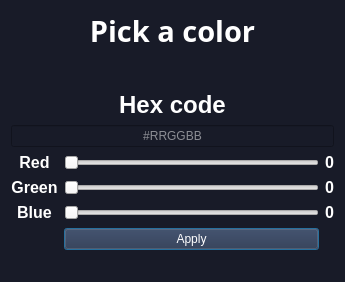
<?xml version="1.0" encoding="UTF-8"?>
<ui version="4.0">
 <class>Dialog</class>
 <widget class="QDialog" name="Dialog">
  <property name="geometry">
   <rect>
    <x>0</x>
    <y>0</y>
    <width>345</width>
    <height>282</height>
   </rect>
  </property>
  <property name="windowTitle">
   <string>Dialog</string>
  </property>
  <property name="layoutDirection">
   <enum>Qt::LeftToRight</enum>
  </property>
  <property name="styleSheet">
   <string notr="true">QDialog{
	background-color : #181b28;
	color : white;
}</string>
  </property>
  <layout class="QGridLayout" name="gridLayout">
   <item row="15" column="2">
    <widget class="QLabel" name="BlueValue">
     <property name="text">
      <string>&lt;html&gt;&lt;head/&gt;&lt;body&gt;&lt;p&gt;&lt;span style=&quot; font-size:12pt; font-weight:600; color:#ffffff;&quot;&gt;0&lt;/span&gt;&lt;/p&gt;&lt;/body&gt;&lt;/html&gt;</string>
     </property>
    </widget>
   </item>
   <item row="11" column="2">
    <widget class="QLabel" name="RedValue">
     <property name="text">
      <string>&lt;html&gt;&lt;head/&gt;&lt;body&gt;&lt;p&gt;&lt;span style=&quot; font-size:12pt; font-weight:600; color:#ffffff;&quot;&gt;0&lt;/span&gt;&lt;/p&gt;&lt;/body&gt;&lt;/html&gt;</string>
     </property>
    </widget>
   </item>
   <item row="15" column="1">
    <widget class="QSlider" name="BlueSlider">
     <property name="styleSheet">
      <string notr="true">QSlider::groove:horizontal {
    background: #2a2f45;
    height: 6px;
}

QSlider::handle:horizontal {
    background: white;
    width: 14px;
    height: 14px;
    margin: -5px 0;
}


QSlider::sub-page:horizontal {
    background: #4a90e2;
}
&quot;&quot;&quot;)

</string>
     </property>
     <property name="maximum">
      <number>255</number>
     </property>
     <property name="orientation">
      <enum>Qt::Horizontal</enum>
     </property>
    </widget>
   </item>
   <item row="11" column="1">
    <widget class="QSlider" name="RedSlider">
     <property name="styleSheet">
      <string notr="true">QSlider::groove:horizontal {
    background: #2a2f45;
    height: 6px;
}

QSlider::handle:horizontal {
    background: white;
    width: 14px;
    height: 14px;
    margin: -5px 0;
}


QSlider::sub-page:horizontal {
    background: #4a90e2;
}
&quot;&quot;&quot;)

</string>
     </property>
     <property name="maximum">
      <number>255</number>
     </property>
     <property name="orientation">
      <enum>Qt::Horizontal</enum>
     </property>
    </widget>
   </item>
   <item row="13" column="0">
    <widget class="QLabel" name="Green_text">
     <property name="text">
      <string>&lt;html&gt;&lt;head/&gt;&lt;body&gt;&lt;p align=&quot;center&quot;&gt;&lt;span style=&quot; font-size:12pt; font-weight:600; color:#ffffff;&quot;&gt;Green&lt;/span&gt;&lt;/p&gt;&lt;/body&gt;&lt;/html&gt;</string>
     </property>
    </widget>
   </item>
   <item row="6" column="0" colspan="3">
    <widget class="QLabel" name="HexCode_Title">
     <property name="text">
      <string>&lt;html&gt;&lt;head/&gt;&lt;body&gt;&lt;p align=&quot;center&quot;&gt;&lt;span style=&quot; font-size:18pt; font-weight:600; color:#ffffff;&quot;&gt;Hex code&lt;/span&gt;&lt;/p&gt;&lt;/body&gt;&lt;/html&gt;</string>
     </property>
    </widget>
   </item>
   <item row="1" column="0" colspan="3">
    <widget class="QLabel" name="Title">
     <property name="font">
      <font>
       <family>Pixelon</family>
      </font>
     </property>
     <property name="text">
      <string>&lt;html&gt;&lt;head/&gt;&lt;body&gt;&lt;p align=&quot;center&quot;&gt;&lt;span style=&quot; font-size:22pt; font-weight:600; color:#ffffff;&quot;&gt;Pick a color&lt;/span&gt;&lt;/p&gt;&lt;/body&gt;&lt;/html&gt;</string>
     </property>
    </widget>
   </item>
   <item row="13" column="1">
    <widget class="QSlider" name="GreenSlider">
     <property name="styleSheet">
      <string notr="true">QSlider::groove:horizontal {
    background: #2a2f45;
    height: 6px;
}

QSlider::handle:horizontal {
    background: white;
    width: 14px;
    height: 14px;
    margin: -5px 0;
}


QSlider::sub-page:horizontal {
    background: #4a90e2;
}
&quot;&quot;&quot;)

</string>
     </property>
     <property name="maximum">
      <number>255</number>
     </property>
     <property name="orientation">
      <enum>Qt::Horizontal</enum>
     </property>
    </widget>
   </item>
   <item row="13" column="2">
    <widget class="QLabel" name="GreenValue">
     <property name="text">
      <string>&lt;html&gt;&lt;head/&gt;&lt;body&gt;&lt;p&gt;&lt;span style=&quot; font-size:12pt; font-weight:600; color:#ffffff;&quot;&gt;0&lt;/span&gt;&lt;/p&gt;&lt;/body&gt;&lt;/html&gt;</string>
     </property>
    </widget>
   </item>
   <item row="16" column="1">
    <widget class="QPushButton" name="btnApply">
     <property name="styleSheet">
      <string notr="true">QPushButton{
	background-color : #2a2f45;
	color : white;
	
}
</string>
     </property>
     <property name="text">
      <string>Apply</string>
     </property>
    </widget>
   </item>
   <item row="15" column="0">
    <widget class="QLabel" name="BlueText">
     <property name="text">
      <string>&lt;html&gt;&lt;head/&gt;&lt;body&gt;&lt;p align=&quot;center&quot;&gt;&lt;span style=&quot; font-size:12pt; font-weight:600; color:#ffffff;&quot;&gt;Blue&lt;/span&gt;&lt;/p&gt;&lt;/body&gt;&lt;/html&gt;</string>
     </property>
    </widget>
   </item>
   <item row="4" column="0" rowspan="2" colspan="3">
    <widget class="QLabel" name="Preview">
     <property name="text">
      <string>&lt;html&gt;&lt;head/&gt;&lt;body&gt;&lt;p&gt;&lt;br/&gt;&lt;/p&gt;&lt;/body&gt;&lt;/html&gt;</string>
     </property>
    </widget>
   </item>
   <item row="11" column="0">
    <widget class="QLabel" name="Red_text">
     <property name="text">
      <string>&lt;html&gt;&lt;head/&gt;&lt;body&gt;&lt;p align=&quot;center&quot;&gt;&lt;span style=&quot; font-size:12pt; font-weight:600; color:#ffffff;&quot;&gt;Red&lt;/span&gt;&lt;/p&gt;&lt;/body&gt;&lt;/html&gt;</string>
     </property>
    </widget>
   </item>
   <item row="7" column="0" colspan="3">
    <widget class="QLineEdit" name="HexCodeLine">
     <property name="styleSheet">
      <string notr="true">QLineEdit{
	background-color : #181b28;
	color : white;
}</string>
     </property>
     <property name="text">
      <string/>
     </property>
     <property name="alignment">
      <set>Qt::AlignCenter</set>
     </property>
     <property name="placeholderText">
      <string>#RRGGBB</string>
     </property>
     <property name="clearButtonEnabled">
      <bool>false</bool>
     </property>
    </widget>
   </item>
   <item row="17" column="1">
    <spacer name="verticalSpacer">
     <property name="orientation">
      <enum>Qt::Vertical</enum>
     </property>
     <property name="sizeHint" stdset="0">
      <size>
       <width>20</width>
       <height>40</height>
      </size>
     </property>
    </spacer>
   </item>
  </layout>
 </widget>
 <resources/>
 <connections/>
</ui>
